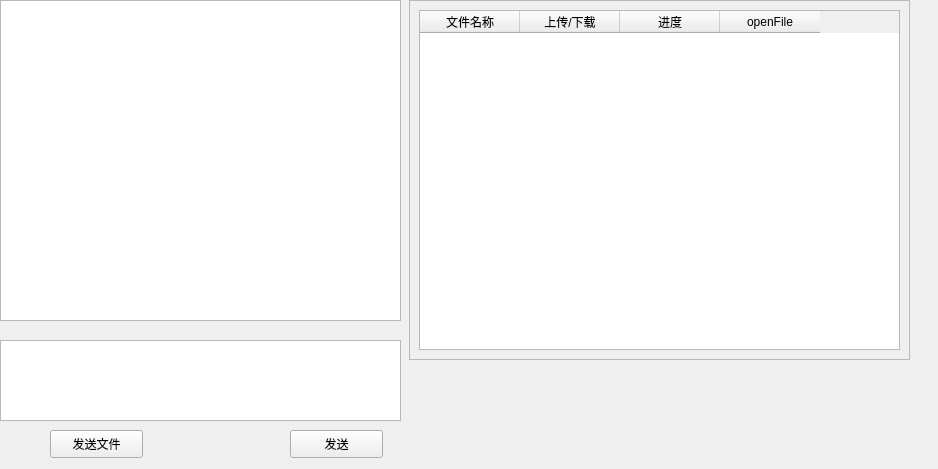
<?xml version="1.0" encoding="UTF-8"?>
<ui version="4.0">
 <class>chatDialog</class>
 <widget class="QWidget" name="chatDialog">
  <property name="geometry">
   <rect>
    <x>0</x>
    <y>0</y>
    <width>938</width>
    <height>469</height>
   </rect>
  </property>
  <property name="windowTitle">
   <string>Form</string>
  </property>
  <widget class="QTextBrowser" name="tb_chatRecord">
   <property name="geometry">
    <rect>
     <x>0</x>
     <y>0</y>
     <width>401</width>
     <height>321</height>
    </rect>
   </property>
  </widget>
  <widget class="QPushButton" name="pb_send">
   <property name="geometry">
    <rect>
     <x>290</x>
     <y>430</y>
     <width>93</width>
     <height>28</height>
    </rect>
   </property>
   <property name="text">
    <string>发送</string>
   </property>
  </widget>
  <widget class="QTextEdit" name="le_insert">
   <property name="geometry">
    <rect>
     <x>0</x>
     <y>340</y>
     <width>401</width>
     <height>81</height>
    </rect>
   </property>
  </widget>
  <widget class="QPushButton" name="pb_openFile">
   <property name="geometry">
    <rect>
     <x>50</x>
     <y>430</y>
     <width>93</width>
     <height>28</height>
    </rect>
   </property>
   <property name="text">
    <string>发送文件</string>
   </property>
  </widget>
  <widget class="QScrollArea" name="sca_fileTran">
   <property name="geometry">
    <rect>
     <x>409</x>
     <y>0</y>
     <width>501</width>
     <height>360</height>
    </rect>
   </property>
   <property name="widgetResizable">
    <bool>true</bool>
   </property>
   <widget class="QWidget" name="scrollAreaWidgetContents">
    <property name="geometry">
     <rect>
      <x>0</x>
      <y>0</y>
      <width>499</width>
      <height>358</height>
     </rect>
    </property>
    <layout class="QVBoxLayout" name="verticalLayout">
     <item>
      <widget class="QTableWidget" name="tb_fileInfo">
       <property name="editTriggers">
        <set>QAbstractItemView::NoEditTriggers</set>
       </property>
       <column>
        <property name="text">
         <string>文件名称</string>
        </property>
       </column>
       <column>
        <property name="text">
         <string>上传/下载</string>
        </property>
       </column>
       <column>
        <property name="text">
         <string>进度</string>
        </property>
       </column>
       <column>
        <property name="text">
         <string>openFile</string>
        </property>
       </column>
      </widget>
     </item>
    </layout>
   </widget>
  </widget>
 </widget>
 <resources/>
 <connections/>
</ui>
